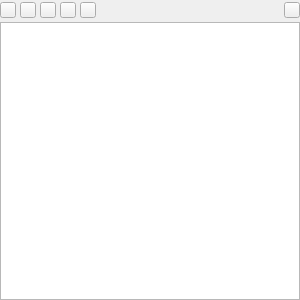
<?xml version="1.0" encoding="UTF-8"?>
<ui version="4.0">
 <class>BlastSceneTree</class>
 <widget class="QDockWidget" name="BlastSceneTree">
  <property name="geometry">
   <rect>
    <x>0</x>
    <y>0</y>
    <width>300</width>
    <height>300</height>
   </rect>
  </property>
  <property name="features">
   <set>QDockWidget::DockWidgetFloatable|QDockWidget::DockWidgetMovable</set>
  </property>
  <property name="windowTitle">
   <string>BlastSceneTree</string>
  </property>
  <widget class="QWidget" name="widget">
   <layout class="QVBoxLayout" name="verticalLayout_2">
    <property name="spacing">
     <number>0</number>
    </property>
    <property name="leftMargin">
     <number>0</number>
    </property>
    <property name="topMargin">
     <number>0</number>
    </property>
    <property name="rightMargin">
     <number>0</number>
    </property>
    <property name="bottomMargin">
     <number>0</number>
    </property>
    <item>
     <layout class="QVBoxLayout" name="verticalLayout">
      <property name="spacing">
       <number>2</number>
      </property>
      <item>
       <layout class="QHBoxLayout" name="horizontalLayout_2">
        <property name="spacing">
         <number>4</number>
        </property>
        <item>
         <widget class="QPushButton" name="btnAsset">
          <property name="minimumSize">
           <size>
            <width>16</width>
            <height>16</height>
           </size>
          </property>
          <property name="maximumSize">
           <size>
            <width>16</width>
            <height>16</height>
           </size>
          </property>
          <property name="text">
           <string/>
          </property>
          <property name="icon">
           <iconset resource="BlastToolBar.qrc">
            <normaloff>:/AppMainWindow/images/Asset.png</normaloff>:/AppMainWindow/images/Asset.png</iconset>
          </property>
          <property name="checkable">
           <bool>true</bool>
          </property>
         </widget>
        </item>
        <item>
         <widget class="QPushButton" name="assetComposite">
          <property name="minimumSize">
           <size>
            <width>16</width>
            <height>16</height>
           </size>
          </property>
          <property name="maximumSize">
           <size>
            <width>16</width>
            <height>16</height>
           </size>
          </property>
          <property name="text">
           <string/>
          </property>
          <property name="icon">
           <iconset resource="BlastToolBar.qrc">
            <normaloff>:/AppMainWindow/images/AssetComposite.png</normaloff>:/AppMainWindow/images/AssetComposite.png</iconset>
          </property>
          <property name="checkable">
           <bool>true</bool>
          </property>
         </widget>
        </item>
        <item>
         <widget class="QPushButton" name="btnChunk">
          <property name="minimumSize">
           <size>
            <width>16</width>
            <height>16</height>
           </size>
          </property>
          <property name="maximumSize">
           <size>
            <width>16</width>
            <height>16</height>
           </size>
          </property>
          <property name="text">
           <string/>
          </property>
          <property name="icon">
           <iconset resource="BlastToolBar.qrc">
            <normaloff>:/AppMainWindow/images/Chunk_Support_Unstatic.png</normaloff>:/AppMainWindow/images/Chunk_Support_Unstatic.png</iconset>
          </property>
          <property name="checkable">
           <bool>true</bool>
          </property>
         </widget>
        </item>
        <item>
         <widget class="QPushButton" name="btnBond">
          <property name="minimumSize">
           <size>
            <width>16</width>
            <height>16</height>
           </size>
          </property>
          <property name="maximumSize">
           <size>
            <width>16</width>
            <height>16</height>
           </size>
          </property>
          <property name="text">
           <string/>
          </property>
          <property name="icon">
           <iconset resource="BlastToolBar.qrc">
            <normaloff>:/AppMainWindow/images/Bond.png</normaloff>:/AppMainWindow/images/Bond.png</iconset>
          </property>
          <property name="checkable">
           <bool>true</bool>
          </property>
         </widget>
        </item>
        <item>
         <widget class="QPushButton" name="btnProjectile">
          <property name="minimumSize">
           <size>
            <width>16</width>
            <height>16</height>
           </size>
          </property>
          <property name="maximumSize">
           <size>
            <width>16</width>
            <height>16</height>
           </size>
          </property>
          <property name="text">
           <string/>
          </property>
          <property name="icon">
           <iconset resource="BlastToolBar.qrc">
            <normaloff>:/AppMainWindow/images/Projectile.png</normaloff>:/AppMainWindow/images/Projectile.png</iconset>
          </property>
          <property name="checkable">
           <bool>true</bool>
          </property>
         </widget>
        </item>
        <item>
         <spacer name="horizontalSpacer">
          <property name="orientation">
           <enum>Qt::Horizontal</enum>
          </property>
          <property name="sizeHint" stdset="0">
           <size>
            <width>40</width>
            <height>20</height>
           </size>
          </property>
         </spacer>
        </item>
        <item>
         <widget class="QPushButton" name="btnExpandCollapse">
          <property name="minimumSize">
           <size>
            <width>16</width>
            <height>16</height>
           </size>
          </property>
          <property name="maximumSize">
           <size>
            <width>16</width>
            <height>16</height>
           </size>
          </property>
          <property name="text">
           <string/>
          </property>
          <property name="icon">
           <iconset resource="BlastToolBar.qrc">
            <normaloff>:/AppMainWindow/images/ExpanCollapse.png</normaloff>:/AppMainWindow/images/ExpanCollapse.png</iconset>
          </property>
          <property name="checkable">
           <bool>true</bool>
          </property>
         </widget>
        </item>
       </layout>
      </item>
      <item>
       <widget class="QTreeView" name="blastSceneTree">
        <property name="selectionMode">
         <enum>QAbstractItemView::ExtendedSelection</enum>
        </property>
        <attribute name="headerVisible">
         <bool>false</bool>
        </attribute>
       </widget>
      </item>
     </layout>
    </item>
   </layout>
  </widget>
 </widget>
 <layoutdefault spacing="6" margin="11"/>
 <resources>
  <include location="BlastToolBar.qrc"/>
 </resources>
 <connections/>
</ui>
